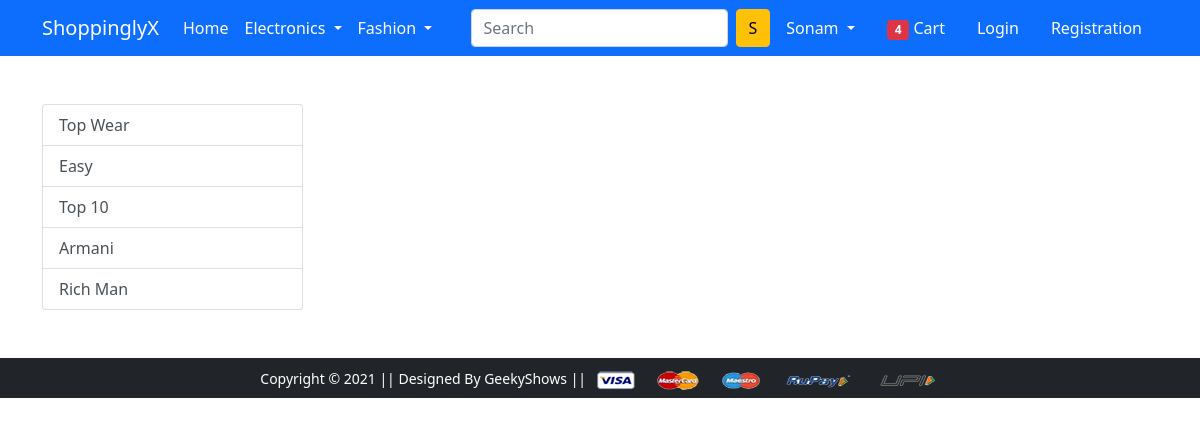
/topwear/Top10, run on an earlier commit of the app's database.
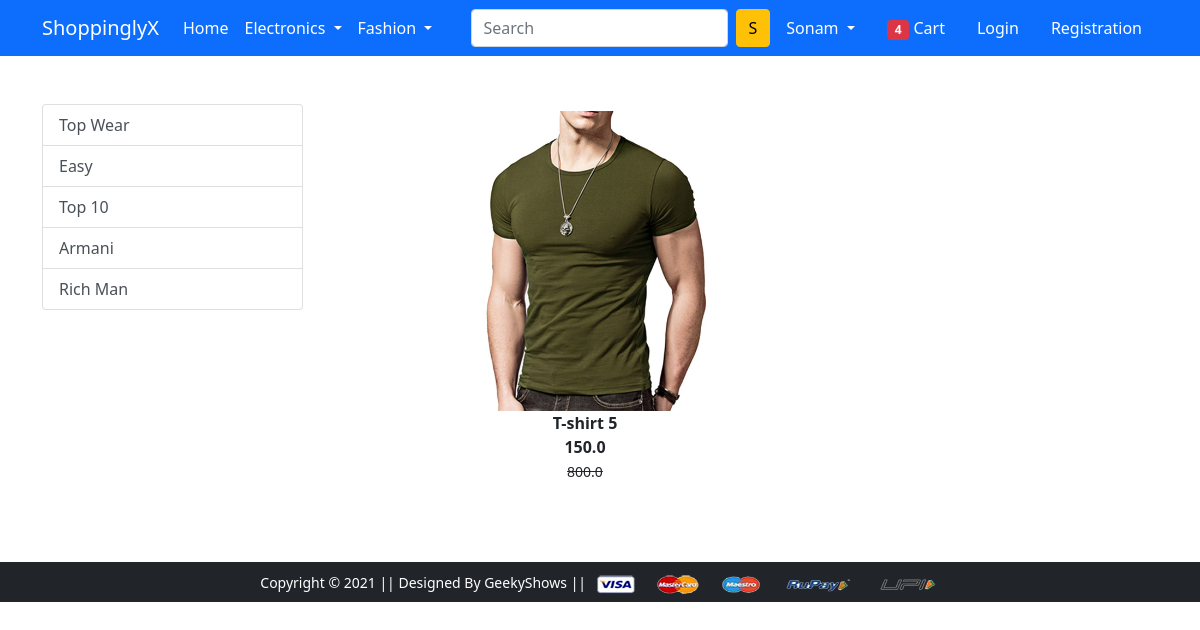
And on a later commit of the database.
### app/models.py (models this page shows, shortened)
class Product(models.Model):
    title = models.CharField(max_length=100)
    selling_price = models.FloatField()
    discount_price =  models.FloatField()
    description = models.TextField()
    brand = models.CharField(max_length=50)
    category = models.CharField(choices=CATEGORY_CHOICES,max_length=2)
    product_img = models.ImageField(upload_to="productimg")

### app/views.py (the view)
# urls.py: path('topwear/', views.top_wear, name='topwear'),
def top_wear(request,data = None):
 if data == None:
  topwear = Product.objects.filter(category ="TW")
 elif data == "Easy" or data == "Armani" or data == 'Top10' or data == "Richman":
  topwear = Product.objects.filter(category = "TW").filter(brand = data)
 return render(request,'app/topwear.html',{"topwears":topwear})

### app/templates/app/topwear.html (shortened to what this page needs)
{% extends 'app/base.html' %}
{% load static %}
{% block main-content %}
<div class="container my-5">
 <div class="row">
  <div class="col-sm-3">
    <div class="list-group">
        <a href="{% url 'topwear' %}" class="list-group-item list-group-item-action" aria-current="true">Top Wear</a>
        <a href="{% url 'topweardata' 'Easy' %}" class="list-group-item list-group-item-action" aria-current="true">Easy</a>
        <a href="{% url 'topweardata' 'Top10' %}" class="list-group-item list-group-item-action" aria-current="true">Top 10</a>
        <a href="{% url 'topweardata' 'Armani' %}" class="list-group-item list-group-item-action" aria-current="true">Armani</a>
        <a href="{% url 'topweardata' 'Richman' %}" class="list-group-item list-group-item-action" aria-current="true">Rich Man</a>
    </div>
  </div>
  <div class="col-sm-8 offset-sm-1">
    <div class="row">
        {% for product in topwears %}
        <div class="col-sm-4 text-center mb-4">
            <a href="{% url 'product-detail' product.id %}" class="btn">
            <div class="item">
                <img src="{{product.product_img.url}}" alt="" height="300" class="">
                <div class="fw-bold">{{product.title}}</div>
                <div class="fw-bold">{{product.discount_price}}</div>
                <small class="fw-light text-decoration-line-through">{{product.selling_price}}</small>
            </div>
            </a>
        </div>
        {% endfor %}
    </div>
  </div>
 </div>
</div>
{% endblock main-content %}

What changed in the data, as far as the page shows it:
now on this page (row edited): Product: product_img (picture), title "T-shirt 5", discount_price "150.0", selling_price "800.0"
